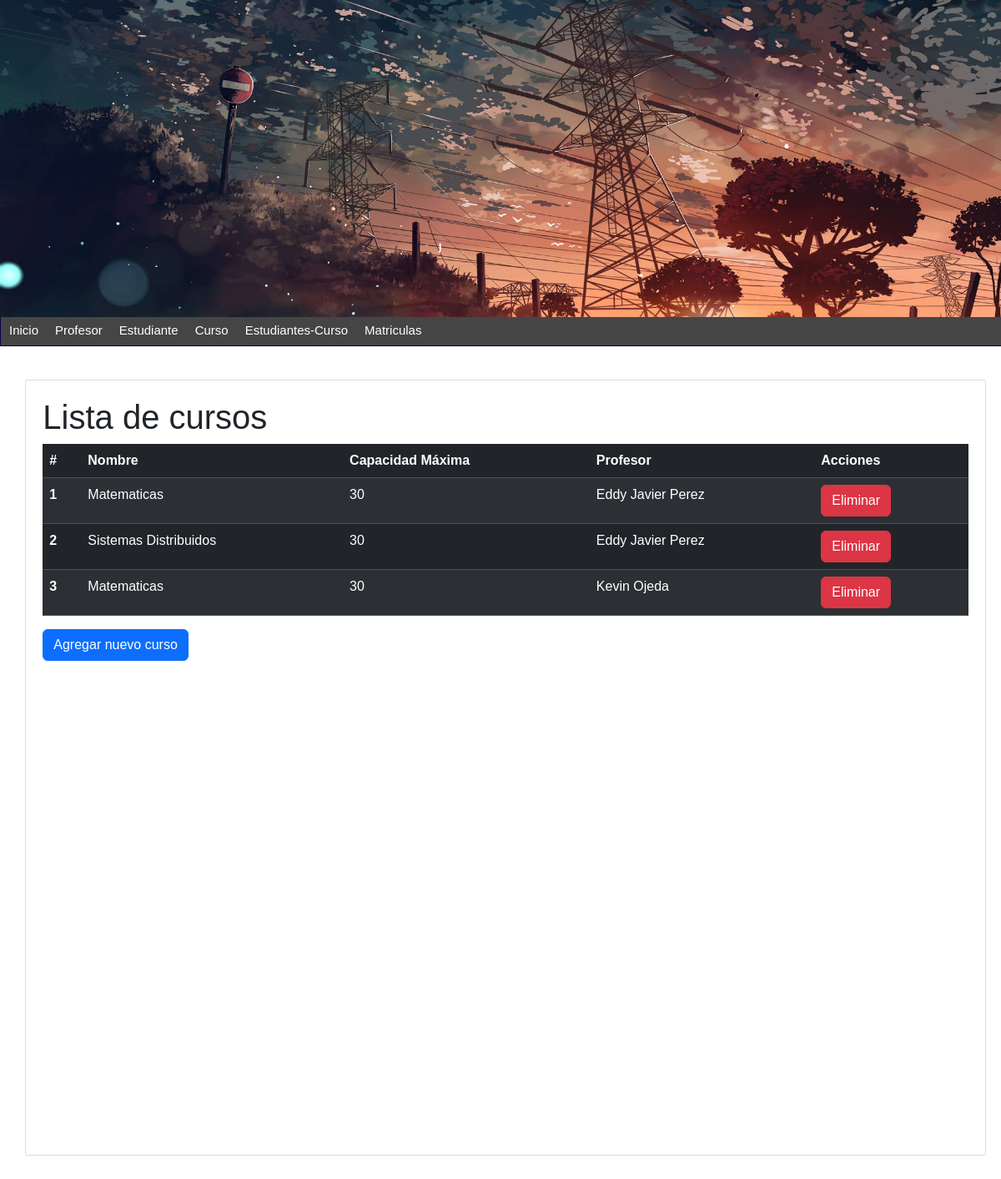
The app's page /Lista-cursos/ with its own data.
### persona/models.py (models this page shows, shortened)
class Persona(models.Model):
    nombre = models.CharField(max_length=100)
    apellidos = models.CharField(max_length=100)
    dni = models.CharField(max_length=10, unique=True)  # dni unico
    telefono = models.CharField(max_length=10)
    email = models.EmailField()
    fecha_nacimiento = models.DateField()
    rol = models.CharField(max_length=20)
    created_at = models.DateTimeField(auto_now_add=True)
    class Meta:
        db_table = 'persona'

### curso/views.py (the view)
# urls.py: path('Lista-cursos/',get_curso,name='lista-cursos'),
def get_curso(request):
    cursos = curso.objects.all()
    return render(request, 'lista_cursos.html', {
        'title': 'Lista de cursos',
        'cursos': cursos,
    })

### curso/templates/lista_cursos.html (shortened to what this page needs)
{% extends "index.html" %}
{% block content %}
<h1>{{ title }}</h1>
<link rel="stylesheet" type="text/css" href="https://cdn.datatables.net/1.11.5/css/jquery.dataTables.css">
<table id="miTablaCursos" class="table table-dark table-striped">
    <thead>
        <tr>
            <th scope="col">#</th>
            <th scope="col">Nombre</th>
            <th scope="col">Capacidad Máxima</th>
            <th scope="col">Profesor</th>
            <th scope="col">Acciones</th>
        </tr>
    </thead>
    <tbody>
        {% for curso in cursos %}
        <tr>
            <th scope="row">{{ forloop.counter }}</th>
            <td>{{ curso.nombre }}</td>
            <td>{{ curso.capacidad_max }}</td>
            <td>{{ curso.profesor.nombre }} {{ curso.profesor.apellidos }}</td>
            <td>
                <a href="{% url 'eliminar_curso' curso.id %}" class="btn btn-danger" onclick="return confirm('¿Estás seguro que deseas eliminar este curso?');">Eliminar</a>
            </td>
        </tr>
        {% endfor %}
    </tbody>
</table>
<a href="{% url 'formulario_curso' %}" class="btn btn-primary">Agregar nuevo curso</a>
{% endblock %}

### mainApp/static/css/styles.css (style rules this page uses)
* { margin: 0px; padding: 0px; font-family: Arial, Helvetica, sans-serif; text-decoration: none; }
body { background-color: #f2f2f2; }

### records on screen
Persona: profesor.nombre "Eddy Javier" "Eddy Javier", profesor.apellidos "Perez" "Perez"
Persona: profesor.nombre "Kevin", profesor.apellidos "Ojeda"

### other values on screen
{{ title }} "Lista de cursos"
{{ curso.nombre }} "Matematicas" "Sistemas Distribuidos" "Matematicas"
{{ curso.capacidad_max }} "30" "30" "30"
